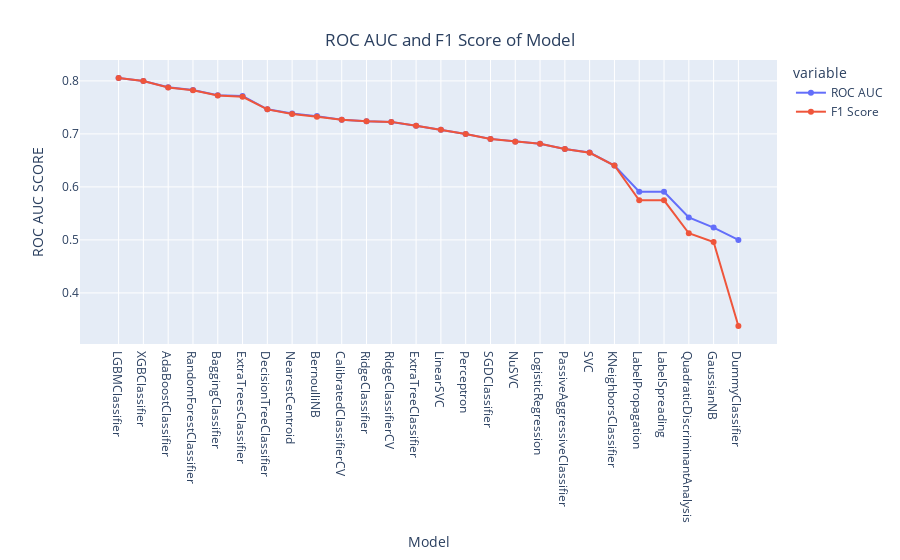

The notebook cell this image was saved under:
### Code cell
# roc auc, f1
line = px.line(data_frame= models ,y =["ROC AUC" , "F1 Score"] , markers = True)
line.update_xaxes(title="Model",
              rangeslider_visible = False)
line.update_yaxes(title = "ROC AUC SCORE")
line.update_layout(showlegend = True,
    title = {
        'text': 'ROC AUC and F1 Score of Model',
        'y':0.94,
        'x':0.5,
        'xanchor': 'center',
        'yanchor': 'top'})

line.show()

### Figure 1 — Plotly figure (JSON) as saved in the notebook; plotly's stock layout.template omitted (floating-point values rounded to 4 significant figures)
{"data": [{"hovertemplate": "variable=ROC AUC<br>Model=%{x}<br>value=%{y}<extra></extra>", "legendgroup": "ROC AUC", "line": {"color": "#636efa", "dash": "solid"}, "marker": {"symbol": "circle"}, "mode": "markers+lines", "name": "ROC AUC", "orientation": "v", "showlegend": true, "type": "scatter", "x": ["LGBMClassifier", "XGBClassifier", "AdaBoostClassifier", "RandomForestClassifier", "BaggingClassifier", "ExtraTreesClassifier", "DecisionTreeClassifier", "NearestCentroid", "BernoulliNB", "CalibratedClassifierCV", "RidgeClassifier", "RidgeClassifierCV", "ExtraTreeClassifier", "LinearSVC", "Perceptron", "SGDClassifier", "NuSVC", "LogisticRegression", "PassiveAggressiveClassifier", "SVC", "KNeighborsClassifier", "LabelPropagation", "LabelSpreading", "QuadraticDiscriminantAnalysis", "GaussianNB", "DummyClassifier"], "xaxis": "x", "y": [0.8056, 0.8, 0.788, 0.7829, 0.7732, 0.7716, 0.7465, 0.7387, 0.7336, 0.7269, 0.7238, 0.7227, 0.7153, 0.7078, 0.6998, 0.6907, 0.6856, 0.6813, 0.6716, 0.665, 0.6404, 0.5908, 0.5908, 0.5423, 0.5232, 0.5], "yaxis": "y"}, {"hovertemplate": "variable=F1 Score<br>Model=%{x}<br>value=%{y}<extra></extra>", "legendgroup": "F1 Score", "line": {"color": "#EF553B", "dash": "solid"}, "marker": {"symbol": "circle"}, "mode": "markers+lines", "name": "F1 Score", "orientation": "v", "showlegend": true, "type": "scatter", "x": ["LGBMClassifier", "XGBClassifier", "AdaBoostClassifier", "RandomForestClassifier", "BaggingClassifier", "ExtraTreesClassifier", "DecisionTreeClassifier", "NearestCentroid", "BernoulliNB", "CalibratedClassifierCV", "RidgeClassifier", "RidgeClassifierCV", "ExtraTreeClassifier", "LinearSVC", "Perceptron", "SGDClassifier", "NuSVC", "LogisticRegression", "PassiveAggressiveClassifier", "SVC", "KNeighborsClassifier", "LabelPropagation", "LabelSpreading", "QuadraticDiscriminantAnalysis", "GaussianNB", "DummyClassifier"], "xaxis": "x", "y": [0.8056, 0.7998, 0.7878, 0.7823, 0.7725, 0.7702, 0.7464, 0.7377, 0.7324, 0.7269, 0.7239, 0.7227, 0.7153, 0.7079, 0.6998, 0.6906, 0.6854, 0.6813, 0.6716, 0.6645, 0.6404, 0.5747, 0.5747, 0.5126, 0.4961, 0.3375], "yaxis": "y"}], "layout": {"legend": {"title": {"text": "variable"}, "tracegroupgap": 0}, "margin": {"t": 60}, "showlegend": true, "title": {"text": "ROC AUC and F1 Score of Model", "x": 0.5, "xanchor": "center", "y": 0.94, "yanchor": "top"}, "xaxis": {"anchor": "y", "domain": [0, 1], "rangeslider": {"visible": false}, "title": {"text": "Model"}}, "yaxis": {"anchor": "x", "domain": [0, 1], "title": {"text": "ROC AUC SCORE"}}}}
